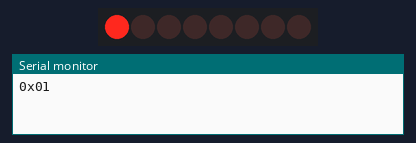
This sketch was run on a simulated ESP32. Parts: 8 shift-register outputs drawn as a row of LEDs (first output left, lit = HIGH), the last lines printed to the serial monitor. Wiring (inferred from the names in the program): shift register (74HC595): data GPIO 27; shift clock GPIO 25; latch GPIO 26. Wiring (inferred from the signals the program sends): row of LEDs: on Q0, Q1, Q2, Q3, Q4, Q5, Q6, Q7.

Above: at 0.2 s.
At 1.4 s:
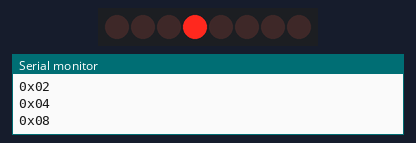
At 2.2 s:
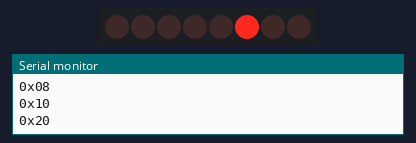
At 3.0 s:
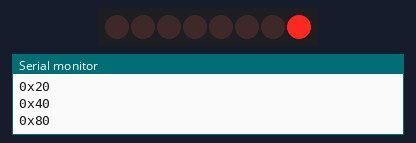
At 5.0 s:
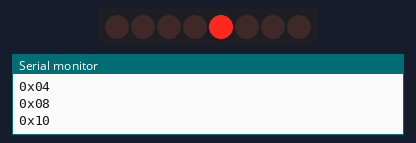
At 7.0 s:
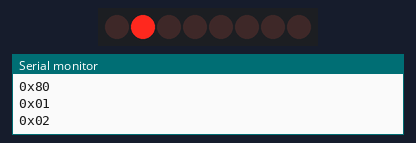
Timing chart, 0 to 7.4 s (numbered marks = the images above):
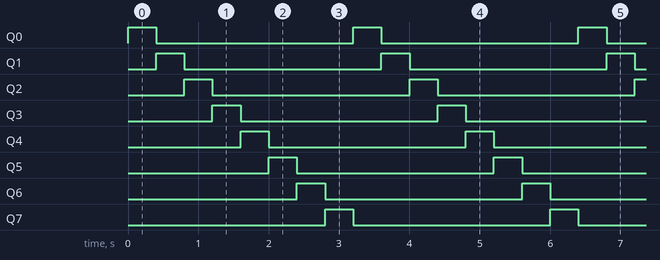

Measured:
- by itself, Q0–7: alternates HIGH for 0.40 s and LOW for 2.8 s
- by itself, everything shown: repeats every 3.2 s, in 8 steps

The sketch:

shift.ino
```cpp
const int PIN_DS = 27, PIN_SH = 25, PIN_ST = 26;

void my_shift_out(uint8_t data) {          // MSB(bit7) 먼저
    for (int i = 7; i >= 0; i--) {
        digitalWrite(PIN_DS, (data >> i) & 1);   // 1) 비트를 DS 에 올리고
        digitalWrite(PIN_SH, HIGH);              // 2) 클럭 ↑ → 한 칸 밀림
        digitalWrite(PIN_SH, LOW);
    }
}

void write595(uint8_t data) {
    digitalWrite(PIN_ST, LOW);
    my_shift_out(data);
    digitalWrite(PIN_ST, HIGH);                  // 3) 래치 ↑ → 8개 출력이 동시에 바뀜
}

void setup() {
    Serial.begin(115200);
    pinMode(PIN_DS, OUTPUT); pinMode(PIN_SH, OUTPUT); pinMode(PIN_ST, OUTPUT);
}

void loop() {
    for (int i = 0; i < 8; i++) {
        write595(1 << i);                        // Q0 → Q7 하나씩
        Serial.printf("0x%02X\n", 1 << i);
        delay(400);
    }
}
// → 7-Segment 의 a, b, c, … dp 가 차례로 켜진다
```
